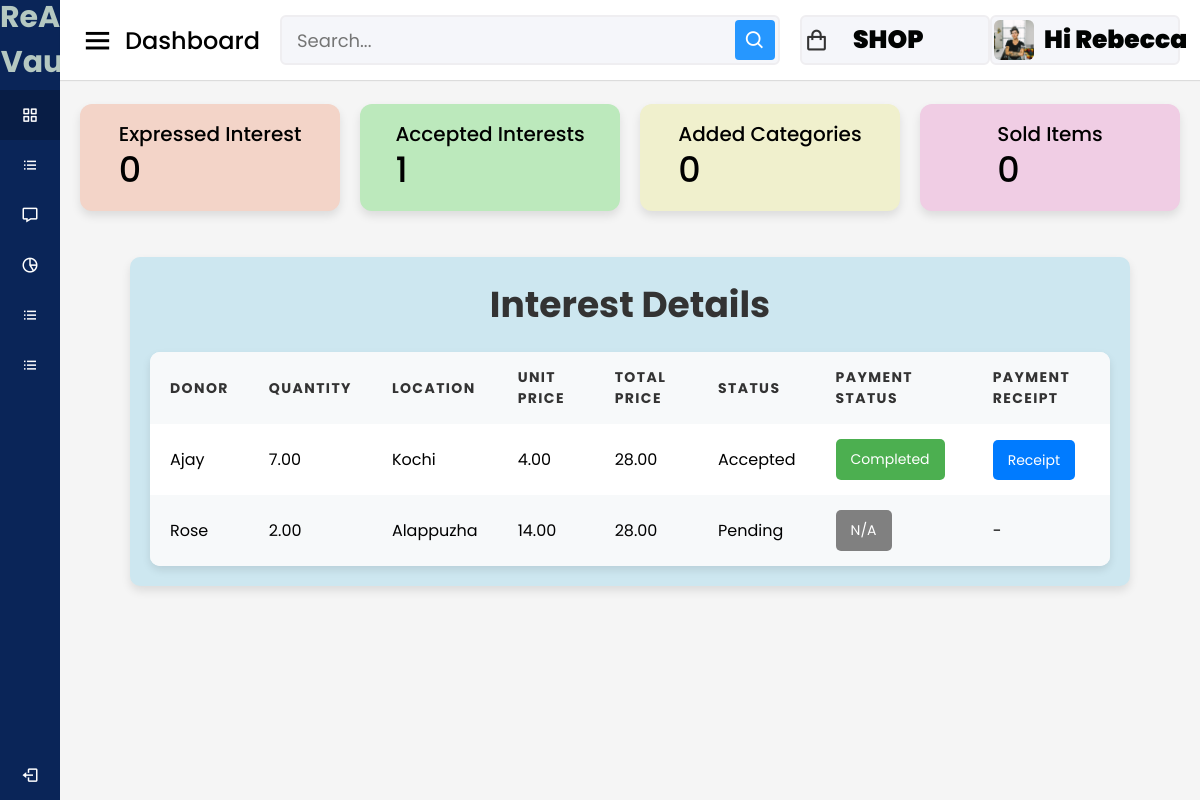
The page /artist/interest-status/ (signed in) on the database its author committed.
### accounts/models.py (models this page shows, shortened)
class Artist(models.Model):
    user = models.OneToOneField(User, on_delete = models.CASCADE)
    phone = models.IntegerField(default=99999999)
    profile_pic = models.ImageField(upload_to= 'picture/artist', null=True,default='picture/artist/hi.jpg')
    is_approved = models.BooleanField(default=False)
    mediums = models.ManyToManyField(MediumOfWaste, blank=True)
    certificate=models.FileField(upload_to='certificates/',null= True, blank=True)

class Donors(models.Model):
    user = models.OneToOneField(User, on_delete = models.CASCADE)
    phone = models.IntegerField(default=99999999)
    profile_pic = models.ImageField(upload_to= 'picture/donor', null=True,default='picture/donor/hi.jpg')

### donors/models.py (models this page shows, shortened)
class InterestRequest(models.Model):
    STATUS_CHOICES = [
        ('pending','Pending'),
        ('accepted','Accepted'),
        ('rejected','Rejected'),
    ]
    artist=models.ForeignKey(Artist, on_delete=models.CASCADE)
    donor=models.ForeignKey(Donors, on_delete=models.CASCADE)
    donation=models.ForeignKey(Donation, on_delete=models.CASCADE)
    status=models.CharField(max_length=10,choices=STATUS_CHOICES, default='pending')
    expressed_at=models.DateTimeField(auto_now_add=True)

class Donation(models.Model):
    donor = models.ForeignKey(Donors, on_delete=models.CASCADE)
    medium_of_waste = models.ForeignKey(MediumOfWaste, on_delete=models.CASCADE)
    quantity = models.DecimalField(max_digits=10, decimal_places=2)
    location = models.CharField(max_length=255)
    date_donated = models.DateTimeField(auto_now_add=True)
    STATUS_CHOICES = [
        ('pending','Pending'),
        ('accepted','Accepted'),
        ('rejected','Rejected'),
    ]
    status = models.CharField(max_length=10, choices=STATUS_CHOICES, default='pending')

### adminclick/models.py (models this page shows, shortened)
class MediumOfWaste(models.Model):
    name = models.CharField(max_length=255)
    description = models.TextField(blank=True, null=True)
    rate=models.DecimalField(max_digits=10,decimal_places=2,default=0.00)

### artist/views.py (the view)
# urls.py: path('interest-status/', views.artist_interest_status, name='artist_interest_status'),
@login_required
@never_cache
def artist_interest_status(request):
    artist = request.user.artist
    expressed_interest_count = Interest.objects.filter(artist=artist).count()
    accepted_interest_count = InterestRequest.objects.filter(
        artist=artist,
        status='accepted'
    ).count()
    interests = InterestRequest.objects.filter(artist=artist).select_related('donation', 'donor')
    for interest in interests:
        latest_payment = Payment.objects.filter(interest_request=interest).order_by('-created_at').first()
        if latest_payment:
            interest.payment_status = latest_payment.status
        else:
            interest.payment_status = None
    context = {
        'interests': interests,
        'expressed_interest_count': expressed_interest_count,
        'accepted_interest_count': accepted_interest_count,
        'artist': artist,
        'razorpay_api_key': settings.RAZORPAY_API_KEY,
    }
    return render(request, 'artist/interest_status.html', context)

### cart/context_processors.py (called while the page is built)
def counter(request):
    cart_count=0
    if 'admin' in request.path:
        return{}
    else:
        try:
            cart=Cart.objects.filter(cart_id=_cart_id(request))
            cart_items=CartItem.objects.all().filter(cart=cart[:1])
            for cart_item in cart_items:
                cart_count = cart_item.Quantity
        except CartItem.DoesNotExist:
            cart_count=0
    return dict(cart_count=cart_count)

### cart/views.py (called while the page is built)
def _cart_id(request):
    cart=request.session.session_key
    if not cart:
        cart=request.session.create()
    return cart

### category/context_processors.py (called while the page is built)
def menu_links(request):
    links = Category.objects.all()
    return dict(links=links)

### template/artist/interest_status.html (shortened to what this page needs)
{% load static %}
<!DOCTYPE html>
<html lang="en" dir="ltr">
<head>
  <link rel="stylesheet" href="{% static 'assets/css/styles.css' %}">
  <link href='https://unpkg.com/boxicons@2.0.7/css/boxicons.min.css' rel='stylesheet'>
</head>
<body>
  <div class="sidebar">
    <div class="logo-details">
      <span class="logo_name" style="font-size: 30px; text-align: center; font-weight: 700; color: #b5c8c1;">ReArt Vault</span>
    </div>
    <ul class="nav-links">
        <li>
            <a href="{% url 'artist_dashboard' %}" class="active">
              <i class='bx bx-grid-alt'></i>
              <span class="links_name">Artist Dashboard</span>
            </a>
          </li>
          <li>
            <a href="{% url 'add_mediums' %}">
              <i class='bx bx-list-ul'></i>
              <span class="links_name">Add medium</span>
            </a>
          </li>
          <li>
            <a href="{% url 'notifications' %}">
              <i class='bx bx-message'></i>
              <span class="links_name">Notifications</span>
            </a>
          </li>
          <li>
            <a href="{% url 'view_ratesartist' %}">
              <i class='bx bx-pie-chart-alt-2'></i>
              <span class="links_name">Price Listings</span>
            </a>
          </li>
          <li>
            <a href="{% url 'artist_interest_status' %}">
              <i class='bx bx-list-ul'></i>
              <span class="links_name">Interest Status</span>
            </a>
          </li>
          <li>
            <a href="{% url 'buyed_items' %}">
              <i class='bx bx-list-ul'></i>
              <span class="links_name">Buyed Items</span>
            </a>
          </li>
      <li class="log_out">
        <a href="{% url 'userlogout' %}">
          <i class='bx bx-log-out'></i>
          <span class="links_name">Log out</span>
        </a>
      </li>
    </ul>
  </div>
  <section class="home-section">
    <nav>
      <div class="sidebar-button">
        <i class='bx bx-menu sidebarBtn'></i>
        <span class="dashboard">Dashboard</span>
      </div>
      <div class="search-box">
        <input type="text" placeholder="Search...">
        <i class='bx bx-search'></i>
      </div>
      <a href="{% url 'shopdash' %}" style="text-decoration:none;"><div class="profile-details">
        <i class='bx bx-shopping-bag'></i>
        <span class="admin_name" style="font-size: 25px; font-weight: 900; color: #010302;">SHOP</span>
      </div></a>
      <div class="profile-details">
        {% if artist.profile_pic %}
         <img src="{{artist.profile_pic.url}}" alt="">
        {% endif %}
        <span class="admin_name" style="font-size: 25px; font-weight: 900; color: #010302;">Hi {{user.username}}</span>
      </div>
    </nav>
    <div class="home-content">
      <div class="overview-boxes">
        <div class="box" style="background-color:rgb(243, 212, 200);">
          <div class="right-side">
            <div class="box-topic">Expressed Interest</div>
            <div class="number">{{ expressed_interest_count }}</div>
          </div>
        </div>
        <div class="box" style="background-color:rgb(188, 233, 188);">
          <div class="right-side">
            <div class="box-topic">Accepted Interests</div>
            <div class="number">{{ accepted_interest_count }}</div>
          </div>
        </div>
        <div class="box" style="background-color:rgb(240, 240, 205);">
          <div class="right-side">
            <div class="box-topic">Added Categories</div>
            <div class="number"> 0</div>
          </div>
        </div>
        <div class="box" style="background-color:rgb(240, 205, 228);">
          <div class="right-side">
            <div class="box-topic">Sold Items</div>
            <div class="number">0</div>
          </div>
        </div>
      </div>
<div class="sales-boxes">
    <div class="recent-sales box" style="background-color: rgb(205, 231, 240); padding: 20px; border-radius: 10px; width:1000px;">
        <div class="title" style="font-size: 24px; font-weight: bold; margin-bottom: 20px;"> <h1>Interest Details</h1></div>
        <table class="artist-table">
          <thead>
            <tr>
                <th>Donor</th>
                <th>Quantity</th>
                <th>Location</th>
                <th>Unit Price</th>
                <th>Total Price</th>
                <th>Status</th>
                <th>Payment Status</th>
                <th>Payment Receipt</th>
            </tr>
          </thead>
        <tbody>
        {% for interest in interests %}
        <tr data-quantity="{{ interest.donation.quantity }}" data-price="{{ interest.donation.medium_of_waste.rate }}">
            <td>{{ interest.donor.user.username }}</td>
            <td>{{ interest.donation.quantity }}</td>
            <td>{{ interest.donation.location }}</td>
            <td>{{ interest.donation.medium_of_waste.rate }}</td>
            <td><span id="total-price-{{ forloop.counter }}"></span></td>
            <td>{{ interest.get_status_display }}</td>
            <td>
              {% if interest.status == 'accepted' %}
                {% if interest.payment_status == 'completed' %}
                  <a href="#" style="background-color: #4CAF50; color: white; padding: 10px 15px; border: none; border-radius: 5px; text-decoration: none; font-size: 14px; display: inline-block;">Completed</a>
                {% else %}
                  <a href="{% url 'create_payment' interest.id %}" style="background-color: #007BFF; color: white; padding: 10px 15px; border: none; border-radius: 5px; cursor: pointer; font-size: 14px; text-decoration: none; display: inline-block;">Pay Now</a>
                {% endif %}
              {% else %}
                <button style="background-color: #808080; color: white; padding: 10px 15px; border: none; border-radius: 5px; cursor: not-allowed; font-size: 14px;" disabled>N/A</button>
              {% endif %}
            </td>
<td>
  {% if interest.status == 'accepted' and interest.payment_status == 'completed' %}
    <a href="{% url 'view_receipt' interest.id %}" style="background-color: #007BFF; color: white; padding: 10px 15px; border: none; border-radius: 5px; text-decoration: none; font-size: 14px;"> Receipt</a>
  {% else %}
    <span>-</span>
  {% endif %}
</td>
        </tr>
        {% empty %}
        <tr>
            <td colspan="6">No expressed interests found.</td>
        </tr>
        {% endfor %}
    </tbody>
    </table>
    </div>
    </div>
</div>
</body>
</html>

### static/assets/css/styles.css (style rules this page uses)
* { margin: 0; padding: 0; box-sizing: border-box; font-family: 'Poppins', sans-serif; }
.sidebar { position: fixed; height: 100%; width: 240px; background: #0A2558; transition: all 0.5s ease; }
.sidebar .logo-details { height: 80px; display: flex; align-items: center; }
.sidebar .logo-details .logo_name { color: #fff; font-size: 24px; font-weight: 500; }
.sidebar .nav-links { margin-top: 10px; }
.sidebar .nav-links li { position: relative; list-style: none; height: 50px; }
.sidebar .nav-links li a { height: 100%; width: 100%; display: flex; align-items: center; text-decoration: none; transition: all 0.4s ease; }
.sidebar .nav-links li a.active { background: #081D45; }
.sidebar .nav-links li i { min-width: 60px; text-align: center; font-size: 18px; color: #fff; }
.sidebar .nav-links li a .links_name { color: #fff; font-size: 15px; font-weight: 400; white-space: nowrap; }
.sidebar .nav-links .log_out { position: absolute; bottom: 0; width: 100%; }
.home-section { position: relative; background: #f5f5f5; min-height: 100vh; width: calc(100% - 240px); left: 240px; transition: all 0.5s ease; }
.home-section nav { display: flex; justify-content: space-between; height: 80px; background: #fff; display: flex; align-items: center; position: fixed; width: calc(100% - 240px); left: 240px; z-index: 100; padding: 0 20px; box-shadow: 0 1px 1px rgba(0, 0, 0, 0.1); transition: all 0.5s ease; }
.home-section nav .sidebar-button { display: flex; align-items: center; font-size: 24px; font-weight: 500; }
nav .sidebar-button i { font-size: 35px; margin-right: 10px; }
.home-section nav .search-box { position: relative; height: 50px; max-width: 550px; width: 100%; margin: 0 20px; }
nav .search-box input { height: 100%; width: 100%; outline: none; background: #F5F6FA; border: 2px solid #EFEEF1; border-radius: 6px; font-size: 18px; padding: 0 15px; }
nav .search-box .bx-search { position: absolute; height: 40px; width: 40px; background: #2697FF; right: 5px; top: 50%; transform: translateY(-50%); border-radius: 4px; line-height: 40px; text-align: center; color: #fff; font-size: 22px; transition: all 0.4 ease; }
.home-section nav .profile-details { display: flex; align-items: center; background: #F5F6FA; border: 2px solid #EFEEF1; border-radius: 6px; height: 50px; min-width: 190px; padding: 0 15px 0 2px; }
nav .profile-details img { height: 40px; width: 40px; border-radius: 6px; object-fit: cover; }
nav .profile-details .admin_name { font-size: 15px; font-weight: 500; color: #333; margin: 0 10px; white-space: nowrap; }
nav .profile-details i { font-size: 25px; color: #333; }
.home-section .home-content { position: relative; padding-top: 104px; }
.home-content .overview-boxes { display: flex; align-items: center; justify-content: space-between; flex-wrap: wrap; padding: 0 20px; margin-bottom: 26px; }
.overview-boxes .box { display: flex; align-items: center; justify-content: center; width: calc(100% / 4 - 15px); background: #fff; padding: 15px 14px; border-radius: 12px; box-shadow: 0 5px 10px rgba(0,0,0,0.1); }
.overview-boxes .box-topic { font-size: 20px; font-weight: 500; }
.home-content .box .number { display: inline-block; font-size: 35px; margin-top: -6px; font-weight: 500; }
.home-content .sales-boxes { display: flex; justify-content: space-between; }
.home-content .sales-boxes .recent-sales { width: 65%; background: #fff; padding: 20px 30px; margin: 0 20px; border-radius: 12px; box-shadow: 0 5px 10px rgba(0, 0, 0, 0.1); }
.sales-boxes .box .title { font-size: 24px; font-weight: 500; }
@media (max-width: 1240px) { .sidebar { width: 60px; } }
@media (max-width: 1240px) { .home-section { width: calc(100% - 60px); left: 60px; } }
@media (max-width: 1240px) { .home-section nav { width: calc(100% - 60px); left: 60px; } }

### rows shown on the page
Artist: profile_pic (picture)
InterestRequest: donor.user.username "Ajay", donation.quantity "7.00", donation.location "Kochi", donation.medium_of_waste.rate "4.00", status "Accepted", shows "Completed", shows "Receipt"
InterestRequest: donor.user.username "Rose", donation.quantity "2.00", donation.location "Alappuzha", donation.medium_of_waste.rate "14.00", status "Pending", shows "N/A"

### other values the page prints
{{ user.username }} "Rebecca"
{{ expressed_interest_count }} "0"
{{ accepted_interest_count }} "1"
